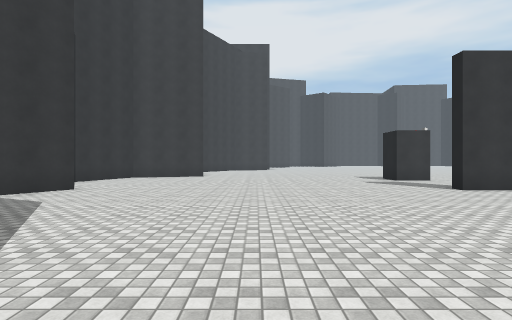
view 1 (above)

24 first-person views from a walk through a Unity game level. The camera is 1.5 m above the floor, looks level and sees 80° across. The floor is counted in squares, 2 m on a side. Each view is taken from the middle of a square. On the plan, view 1 faces up. The plan holds only what a view shows up to about 10 squares ahead; the rest is blank. The place goes on beyond the plan. The player is left out. Surface patterns are stand-ins for the level's own textures.

view 2
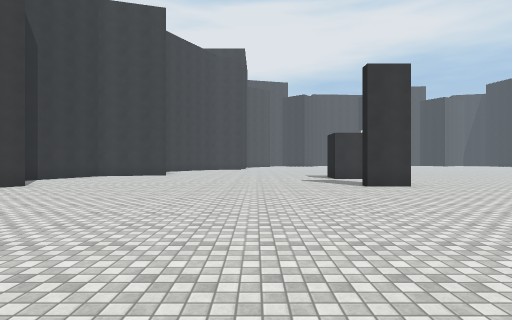

view 3
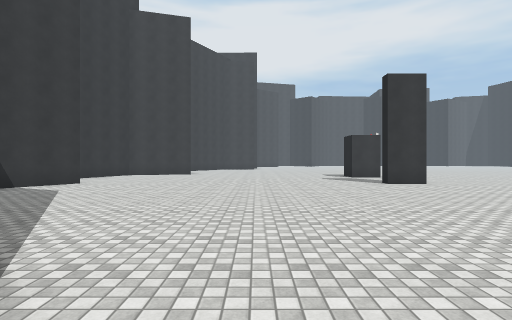

view 4
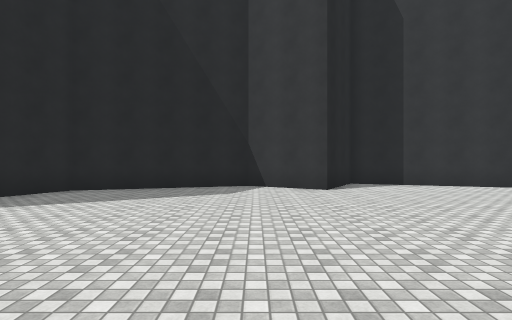

view 5
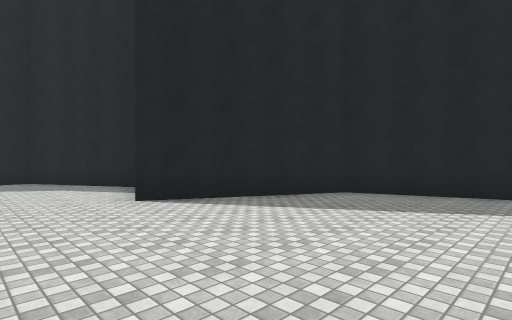

view 6
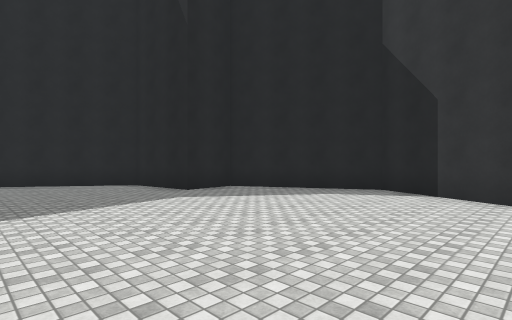

view 7
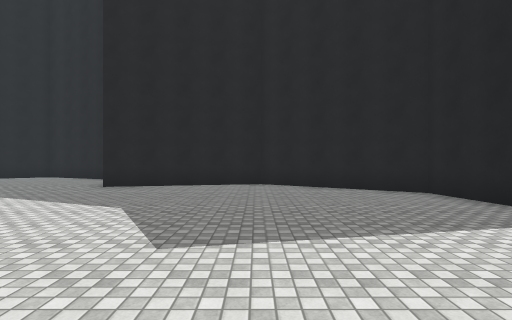

view 8
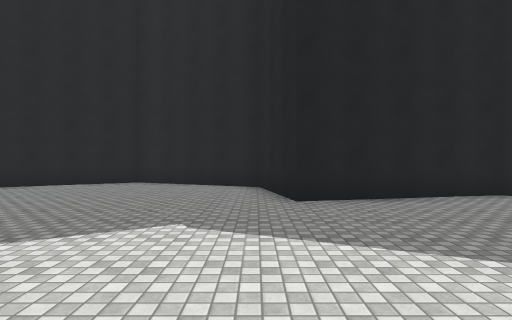

view 9
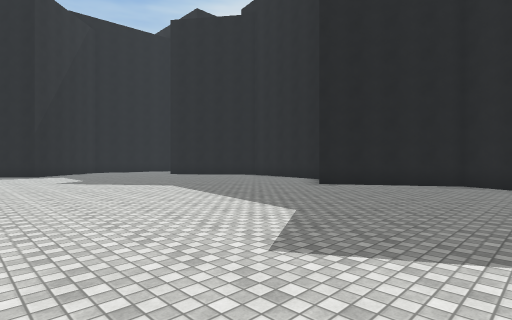

view 10
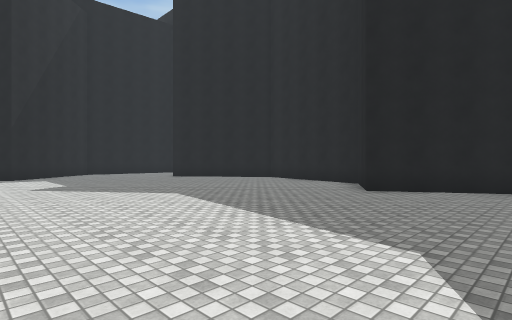

view 11
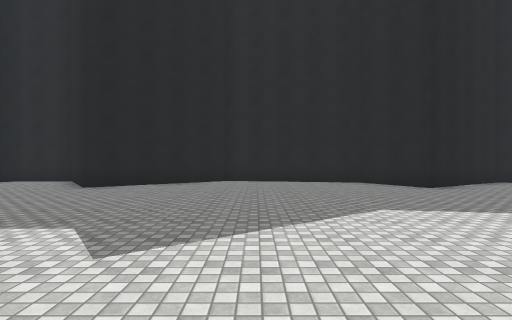

view 12
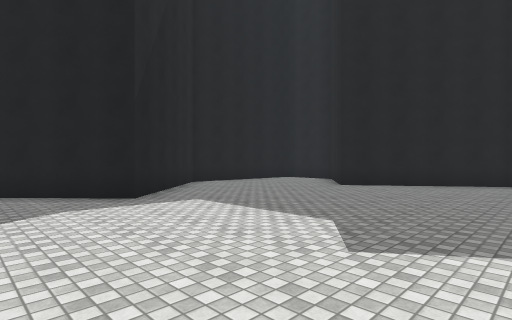

view 13
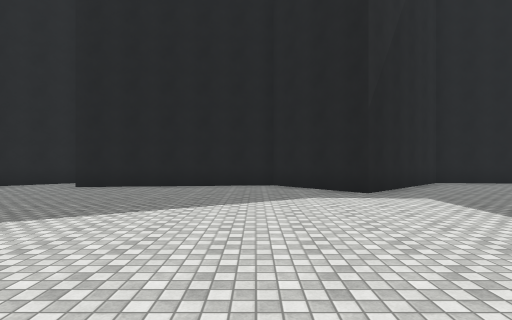

view 14
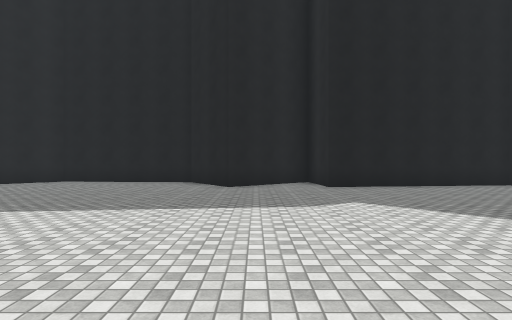

view 15
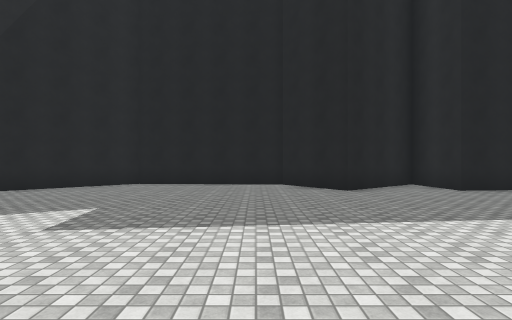

view 16
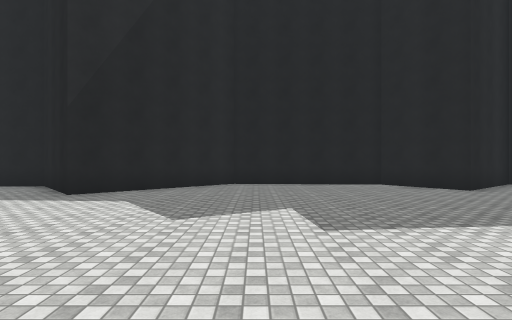

view 17
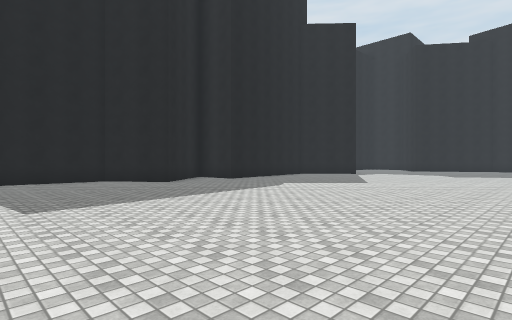

view 18
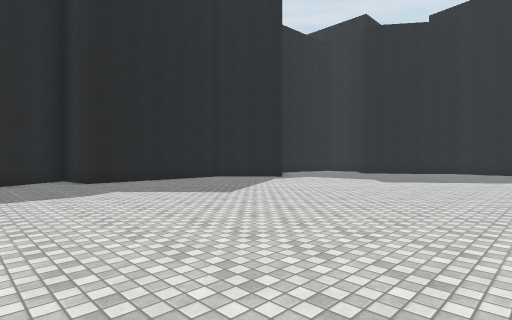

view 19
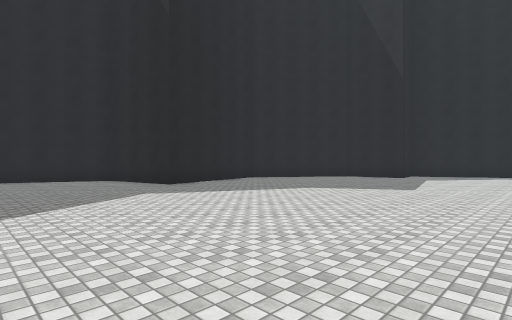

view 20
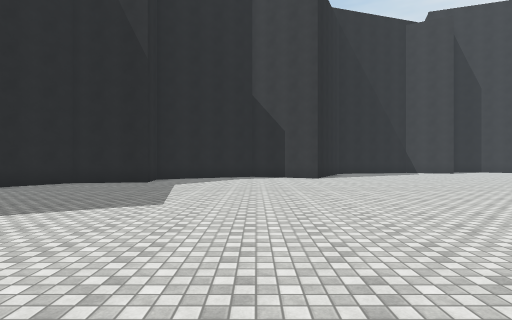

view 21
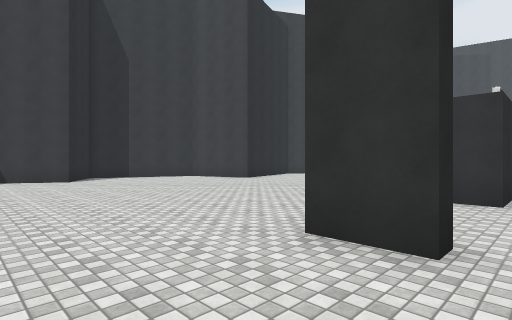

view 22
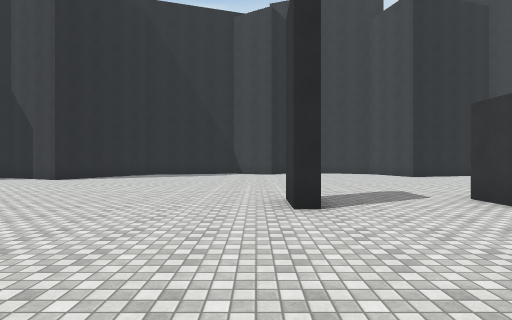

view 23
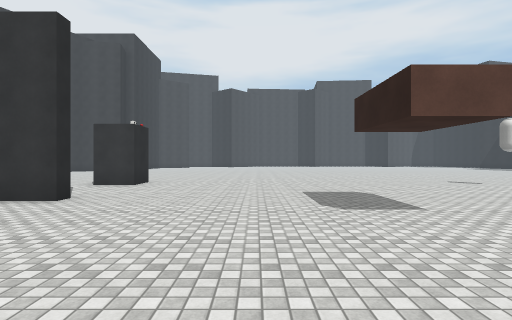

view 24
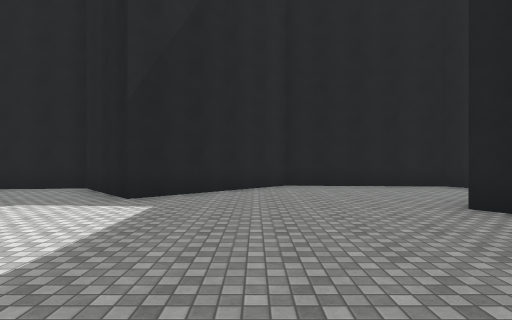

### Floor plan
Points are (right, up) in squares from view 1. A wall is a line through its corners. A room is listed if a view was taken in it or the views show most of it. See-through windows are left out.
Room 1 (views 1, 2, 3, 4, 5, 6, 7, 8, 9, 10, 11, 12, 13, 14, 15, 16, 17, 18, 19, 20, 21, 22, 23, 24)
walls: (6.4, 8) (6.4, 7.6) (5.1, 7.6) (5.1, 8); (24.9, -15.3) (27.7, -13.2) (28.9, -14.9); (31.6, -15.5) (31.9, -10.9) (28.9, -7.5) (31, -5.5) (30.4, 0) (32.4, 0.2) (30.4, 2.8) (32.3, 4.2) (32.6, 8.7) (29.5, 12) (30.1, 12.5); (-5.4, 12.6) (-6.7, 9) (-4.6, 7.8) (-5.8, 5.8) (-4.5, 1.5) (-0.4, -0.5) (-1.7, -3.2) (0.3, -6.8) (1.8, -6.6) (2.1, -8.9) (5.8, -11.5) (10.3, -10.5) (10.9, -13.4) (14.9, -15.2) (18.3, -13.1) (19.5, -15.1) (20, -15.2)

Positions as (right, up) in squares from view 1, and headings:
1: (0, 0), facing up
2: (2, -1), facing up
3: (1, -2), facing up
4: (3, 6), facing left
5: (2, 5), facing down-left
6: (6, 0), facing down-left
7: (6, -2), facing down
8: (11, -5), facing down
9: (13, -5), facing down-right
10: (15, -6), facing down-right
11: (23, -5), facing down
12: (23, -5), facing down-right
13: (22, -5), facing right
14: (22, 2), facing right
15: (23, 5), facing right
16: (23, 8), facing right
17: (21, 8), facing down-right
18: (20, 3), facing down-right
19: (15, -2), facing down-left
20: (12, -3), facing left
21: (7, 5), facing up-left
22: (11, 7), facing left
23: (10, 2), facing up
24: (23, -10), facing right
